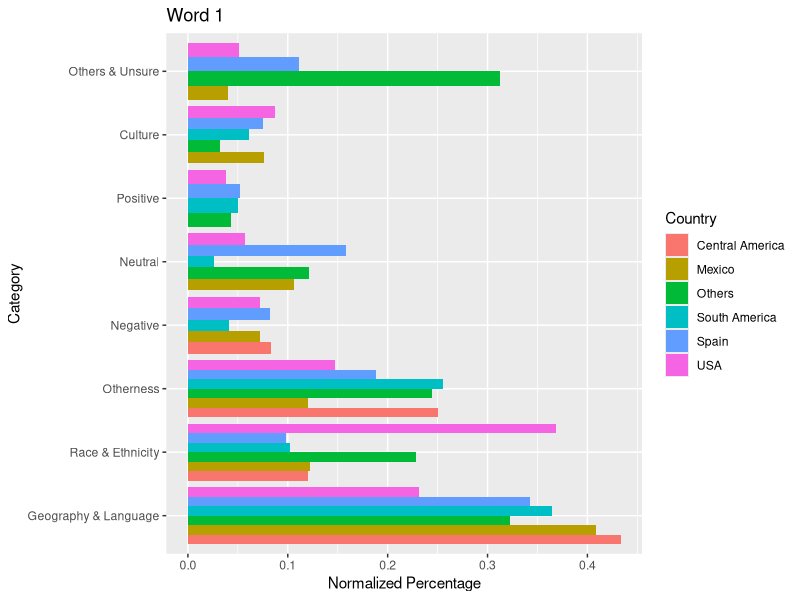
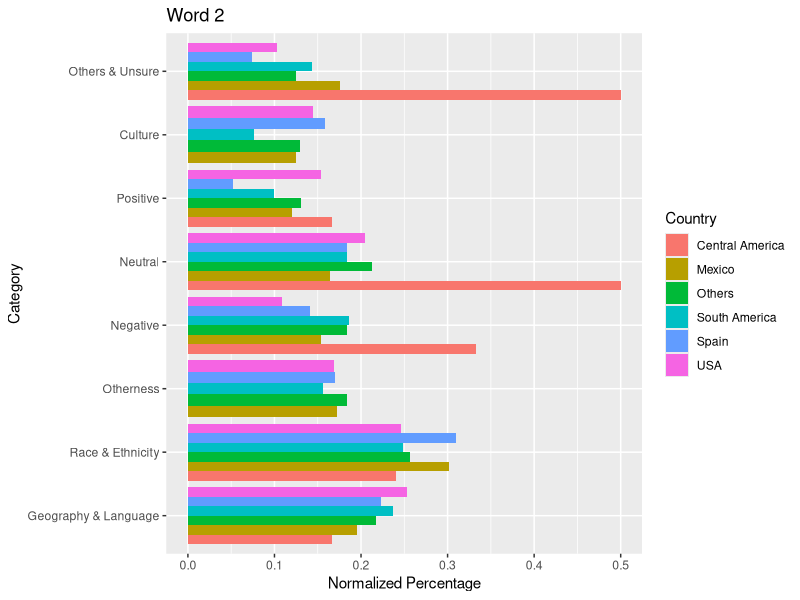
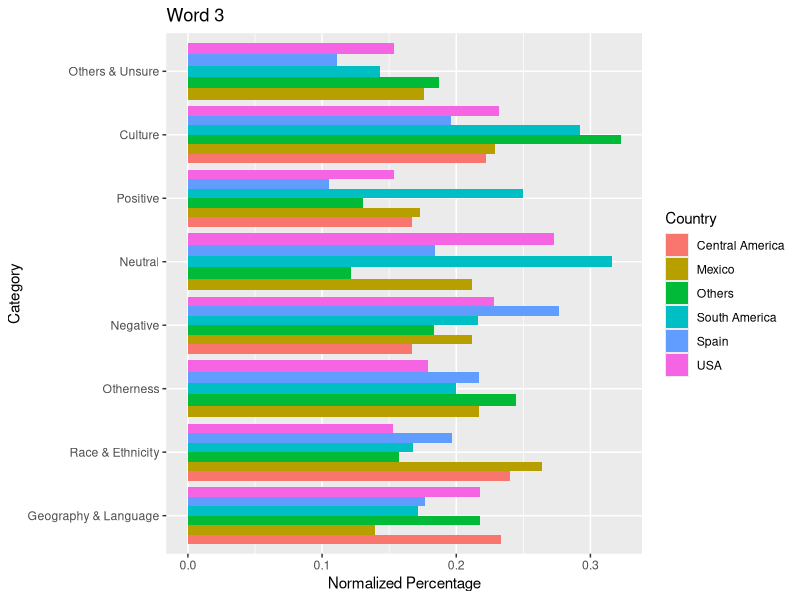
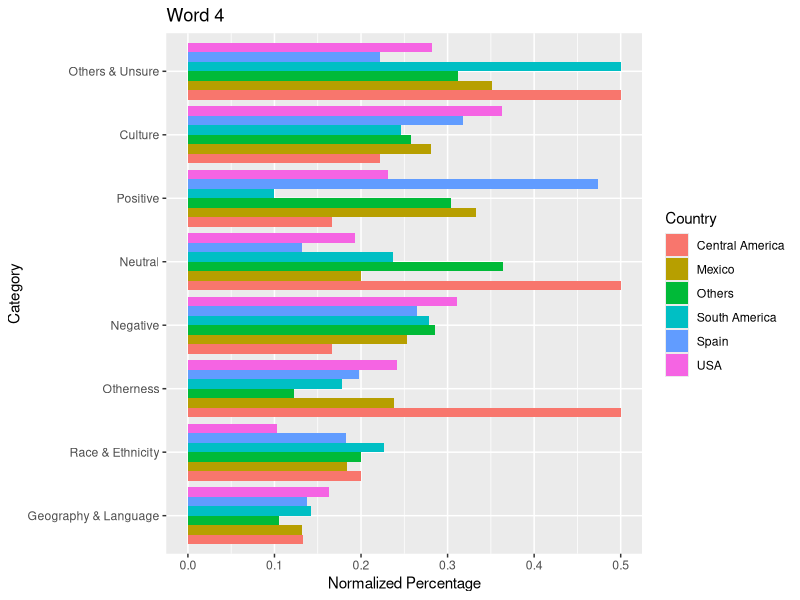
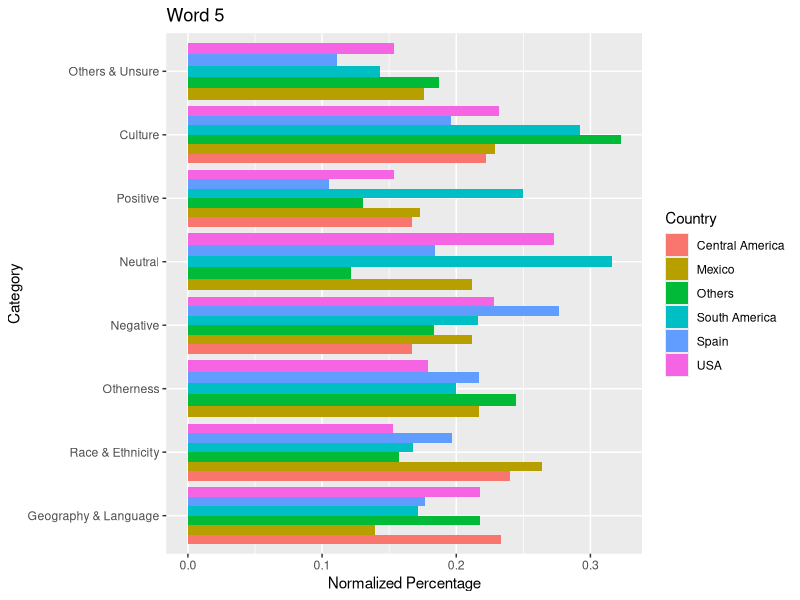

Here is the R script that generated these plots, in order:
## ---- chunk 1
library(dplyr)
library(tidyverse)
library(stats)
library(readxl)
getwd()
df <- read_xlsx("Vertical_Matrix.xlsx")
## ---- chunk 2
w1 <- df %>% filter(w1_perc!=0)

library(ggplot2)
p<-ggplot(w1, aes(x=factor(Category, levels=c("Geography & Language", 
     "Race & Ethnicity", "Otherness","Negative", "Neutral", "Positive",
     "Culture", "Others & Unsure")), y = w1_perc, fill=Country)) + 
      geom_bar(stat="identity", position=position_dodge())
p + labs(title="Word 1") + 
  xlab("Category") + ylab("Normalized Percentage") + 
  coord_flip()
## ---- chunk 3
w2 <- df %>% filter(w2_perc!=0)

library(ggplot2)
p<-ggplot(w2, aes(x=factor(Category, levels=c("Geography & Language", 
                                              "Race & Ethnicity",
                                              "Otherness","Negative",
                                              "Neutral", "Positive",
                                              "Culture",
                                              "Others & Unsure")), 
   y = w2_perc, fill=Country)) + geom_bar(stat="identity", position=position_dodge())

p + labs(title="Word 2") + 
  xlab("Category") + ylab("Normalized Percentage") + 
  coord_flip()
## ---- chunk 4
w3 <- df %>% filter(w3_perc!=0)

library(ggplot2)
p<-ggplot(w3, aes(x=factor(Category, levels=c("Geography & Language", 
                                              "Race & Ethnicity",
                                              "Otherness","Negative",
                                              "Neutral", "Positive",
                                              "Culture",
                                              "Others & Unsure")), 
   y = w3_perc, fill=Country)) + geom_bar(stat="identity", position=position_dodge())

p + labs(title="Word 3") + 
  xlab("Category") + ylab("Normalized Percentage") + 
  coord_flip()
## ---- chunk 5
w4 <- df %>% filter(w4_perc!=0)

library(ggplot2)
p<-ggplot(w4, aes(x=factor(Category, levels=c("Geography & Language", 
                                              "Race & Ethnicity",
                                              "Otherness","Negative",
                                              "Neutral", "Positive",
                                              "Culture",
                                              "Others & Unsure")), 
   y = w4_perc, fill=Country)) + geom_bar(stat="identity", position=position_dodge())

p + labs(title="Word 4") + 
  xlab("Category") + ylab("Normalized Percentage") + 
  coord_flip()
## ---- chunk 6
w5 <- df %>% filter(w5_perc!=0)

library(ggplot2)
p<-ggplot(w3, aes(x=factor(Category, levels=c("Geography & Language", 
                                              "Race & Ethnicity",
                                              "Otherness","Negative",
                                              "Neutral", "Positive",
                                              "Culture",
                                              "Others & Unsure")), 
   y = w3_perc, fill=Country)) + geom_bar(stat="identity", position=position_dodge())

p + labs(title="Word 5") + 
  xlab("Category") + ylab("Normalized Percentage") + 
  coord_flip()
